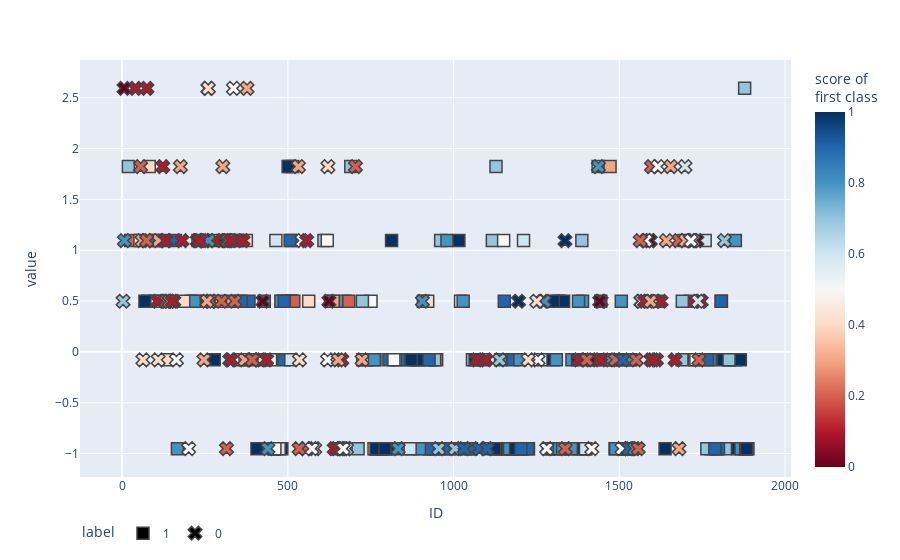

The cell this chart's notebook holds for it:
### Code cell
import plotly.express as px
import numpy as np
from sklearn.datasets import make_moons
from sklearn.model_selection import train_test_split
from sklearn.neighbors import KNeighborsClassifier

# Load and split data
outputs = df[drugs_columns]
X = df.copy().drop(outputs, axis=1)
X.drop(["Illegal_user"],axis=1, inplace=True)
# For 1 drug at a time. Need to manually change the value
X_train,X_test,y_train,y_test=train_test_split(X,df.Illegal_user,test_size=0.2,random_state=9)

# Fit the model on training data, predict on test data
clf = KNeighborsClassifier(10)
clf.fit(X_train, y_train)
y_score = clf.predict_proba(X_test)[:, 1]

fig = px.scatter(
    X_test.Age,
    color=y_score, color_continuous_scale='RdBu',
    symbol=y_test, symbol_map={'0': 'square-dot', '1': 'circle-dot'},
    labels={'symbol': 'label', 'color': 'score of <br>first class'}
)
fig.update_traces(marker_size=12, marker_line_width=1.5)
fig.update_layout(legend_orientation='h')
fig.show()

### Figure 1 — Plotly figure (JSON) as saved in the notebook; plotly's stock layout.template omitted (floating-point values rounded to 4 significant figures; data arrays with more than 128 entries replaced by an {"elided": "..."} marker saying what was removed)
{"data": [{"hovertemplate": "label=1<br>ID=%{x}<br>value=%{y}<br>score of <br>first class=%{marker.color}<extra></extra>", "legendgroup": "1", "marker": {"color": {"elided": "228 float values"}, "coloraxis": "coloraxis", "line": {"width": 1.5}, "size": 12, "symbol": "square"}, "mode": "markers", "name": "1", "orientation": "v", "showlegend": true, "type": "scatter", "x": {"elided": "228 int values"}, "xaxis": "x", "y": {"elided": "228 float values"}, "yaxis": "y"}, {"hovertemplate": "label=0<br>ID=%{x}<br>value=%{y}<br>score of <br>first class=%{marker.color}<extra></extra>", "legendgroup": "0", "marker": {"color": {"elided": "148 float values"}, "coloraxis": "coloraxis", "line": {"width": 1.5}, "size": 12, "symbol": "x"}, "mode": "markers", "name": "0", "orientation": "v", "showlegend": true, "type": "scatter", "x": {"elided": "148 int values"}, "xaxis": "x", "y": {"elided": "148 float values"}, "yaxis": "y"}], "layout": {"autosize": true, "coloraxis": {"colorbar": {"title": {"text": "score of <br>first class"}}, "colorscale": [[0, "rgb(103,0,31)"], [0.1, "rgb(178,24,43)"], [0.2, "rgb(214,96,77)"], [0.3, "rgb(244,165,130)"], [0.4, "rgb(253,219,199)"], [0.5, "rgb(247,247,247)"], [0.6, "rgb(209,229,240)"], [0.7, "rgb(146,197,222)"], [0.8, "rgb(67,147,195)"], [0.9, "rgb(33,102,172)"], [1, "rgb(5,48,97)"]]}, "legend": {"orientation": "h", "title": {"text": "label"}, "tracegroupgap": 0}, "margin": {"t": 60}, "xaxis": {"anchor": "y", "autorange": true, "domain": [0, 1], "range": [-118.5, 2009.0], "title": {"text": "ID"}, "type": "linear"}, "yaxis": {"anchor": "x", "autorange": true, "domain": [0, 1], "range": [-1.31, 2.95], "title": {"text": "value"}, "type": "linear"}}}
